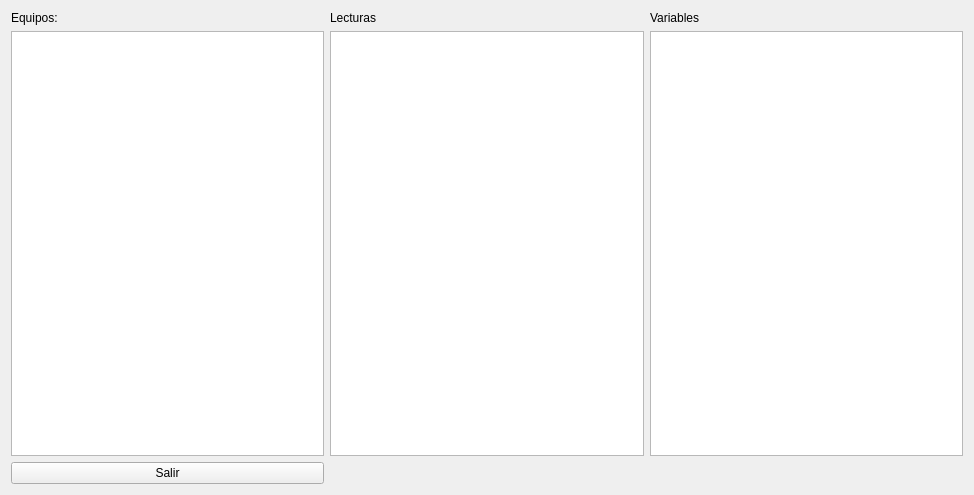
<?xml version="1.0" encoding="UTF-8"?>
<ui version="4.0">
 <class>VariablesModbus</class>
 <widget class="QWidget" name="VariablesModbus">
  <property name="geometry">
   <rect>
    <x>0</x>
    <y>0</y>
    <width>974</width>
    <height>495</height>
   </rect>
  </property>
  <property name="windowTitle">
   <string>Variables Modbus</string>
  </property>
  <layout class="QGridLayout" name="gridLayout">
   <item row="2" column="0">
    <widget class="QPushButton" name="close_pushButton">
     <property name="text">
      <string>Salir</string>
     </property>
    </widget>
   </item>
   <item row="1" column="0">
    <layout class="QVBoxLayout" name="verticalLayout">
     <item>
      <widget class="QLabel" name="label">
       <property name="text">
        <string>Equipos:</string>
       </property>
      </widget>
     </item>
     <item>
      <widget class="QListView" name="equipos_listView"/>
     </item>
    </layout>
   </item>
   <item row="1" column="3">
    <layout class="QVBoxLayout" name="verticalLayout_2">
     <item>
      <widget class="QLabel" name="label_10">
       <property name="text">
        <string>Lecturas</string>
       </property>
      </widget>
     </item>
     <item>
      <widget class="QListView" name="lecturas_listView"/>
     </item>
    </layout>
   </item>
   <item row="1" column="4">
    <layout class="QVBoxLayout" name="verticalLayout_3">
     <item>
      <widget class="QLabel" name="label_16">
       <property name="text">
        <string>Variables</string>
       </property>
      </widget>
     </item>
     <item>
      <widget class="QTableWidget" name="var_tableWidget"/>
     </item>
    </layout>
   </item>
  </layout>
 </widget>
 <resources/>
 <connections/>
</ui>
